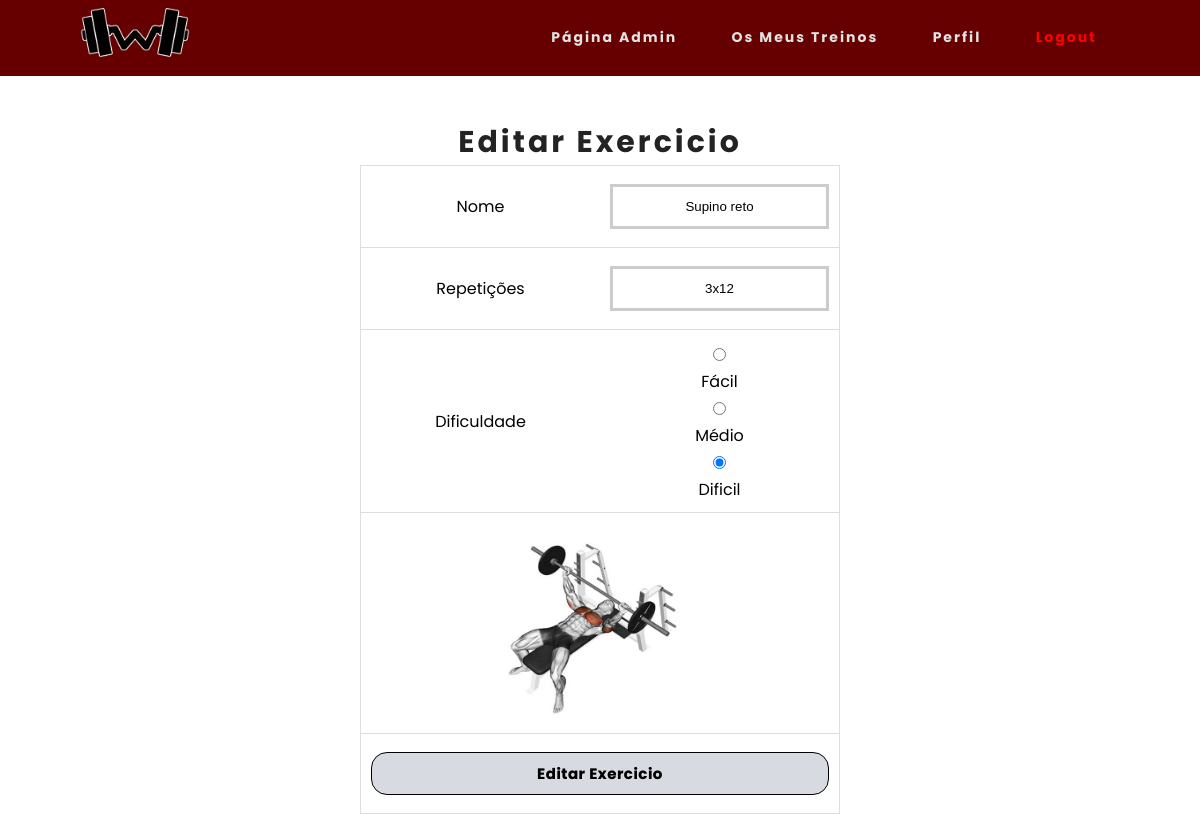
Screenshot of /editarExercicio.php?id=21 (signed in) with the database file from the repository.
### tables this page shows
CREATE TABLE `exercicios` (
  `id_exerc` int(11) NOT NULL,
  `id_treino` int(11) NOT NULL,
  `nome` varchar(255) NOT NULL,
  `series_rep` varchar(255) NOT NULL,
  `dificuldade` varchar(255) NOT NULL,
  `imagem` text DEFAULT NULL
);

### editarExercicio.php (the view, shortened to what this page needs)
<?php
include 'server.php';
include "cabecalho.php";
$id = $_GET['id'];
if(isset($_SESSION["username"])) {
    $smt=$pdo->prepare('SELECT * FROM exercicios WHERE id_exerc=?');
    $smt->execute([$id]);
    $exercicio=$smt->fetch(PDO::FETCH_ASSOC);
} else {
exit ("treino não definido.");
}
?>
<div class="contentPerfil">
    <form action="uploadexercicio.php?id=<?php echo $id ?>" method="post" enctype="multipart/form-data">
        <table>
            <thead>
                <h2>Editar Exercicio</h2>
            </thead>
            <tbody>
                <tr>
                    <td>
                        <label for="titulo">Nome</label>
                    </td>
                    <td>
                        <input class="input2" type="text" name="nome" placeholder="Inserir nome" value="<?=$exercicio['nome']?>" id="nome">
                    </td>
                </tr>
                <tr>
                    <td>
                        <label for="series_rep">Repetições</label>
                    </td>
                    <td>
                        <input type="text" name="series_rep" placeholder="Inserir repetições" value="<?=$exercicio['series_rep']?>" id="series_rep">
                    </td>
                </tr>
                <tr>
                    <?php
                    echo '<td>';
                        ?><label for="dificuldade">Dificuldade</label><?php
                    echo '</td>';
                    if($exercicio['dificuldade'] == 'facil') {
                        echo '<td>';
                            echo '<input type="radio" name="dificuldade" id="dificuldade" value="facil" checked="checked">';?><label for="facil">Fácil</label><?php
                            echo '<input type="radio" name="dificuldade" id="dificuldade" value="medio"> '; ?><label for="medio">Médio</label><?php
                            echo '<input type="radio" name="dificuldade" id="dificuldade" value="dificil"> '; ?><label for="dificil">Dificil</label><?php
                        echo '</td>';
                    } else {
                        echo '<td>';
                            echo '<input type="radio" name="dificuldade" id="dificuldade" value="facil"> ';?><label for="facil">Fácil</label><?php
                            echo '<input type="radio" name="dificuldade" id="dificuldade" value="medio"> '; ?><label for="medio">Médio</label><?php
                            echo '<input type="radio" name="dificuldade" id="dificuldade" value="dificil" checked="checked"> '; ?><label for="dificil">Dificil</label><?php
                        echo '</td>';
                    }
                    ?>
                </tr>
                <tr>
                    <td colspan="2">
                        <div class="image-upload">
                            <label for="fileToUpload"  class="futilizador">
                                <img src="<?=$exercicio['imagem']?>"/>
                            </label>
                        </div>
                    </td>
                </tr>
                <tr>
                    <td colspan="2">
                        <input type="submit" value="Editar Exercicio" class="enviar">
                    </td>
                </tr>
            </tbody>
        </table>
    </form>
</div>

### css/style.css (style rules this page uses)
* { margin: 0px; padding: 0px; box-sizing: border-box; list-style: none; text-decoration: none; }
h2 { font-family: "Poppins", sans-serif; letter-spacing: 3px; color: rgb(219, 217, 217); }
.contentPerfil { padding-top: 7%; }
@media screen and (max-width: 1400px) { .contentPerfil { padding-top: 10%; } }
html, body { overflow-x: hidden; }
.contentPerfil { background-color: white; font-family: "poppins"; text-align: center; width: 80%; height: auto; display: block; margin: auto; }
.contentPerfil * { background-color: white; text-align: center; }
.contentPerfil input { width: 100%; padding: 12px 20px; margin: 8px 0; box-sizing: border-box; border: 3px solid #ccc; -webkit-transition: 0.5s; transition: 0.5s; outline: none; }
.contentPerfil h2 { color: rgb(35, 35, 35); font-weight: bold; margin: auto; font-size: 30px; font-family: "poppins"; }
.contentPerfil table { border: 1px solid #ccc; border-collapse: collapse; margin: 0; padding: 0; width: 50%; margin-left: auto; margin-right: auto; table-layout: fixed; }
.contentPerfil table tr { background-color: #f8f8f8; border: 1px solid #ddd; }
.contentPerfil table th, .contentPerfil table td { padding: 0.625em; text-align: center; }
.contentPerfil .enviar { background-color: #d7dae0; border-radius: 16px; border: 1px solid #000000; display: inline-block; cursor: pointer; color: #000000; font-family: "poppins"; font-size: 15px; font-weight: bold; padding: 9px 14px; text-decoration: none; text-shadow: 0px 0px 0px #777d76; letter-spacing: 0.5px; }
.image-upload img { width: 200px; height: 200px; cursor: pointer; }
.image-upload { width: 200px; height: 200px; margin: auto; }

### rows the page displays
exercicios: nome "Supino reto", series_rep "3x12", imagem (picture)
